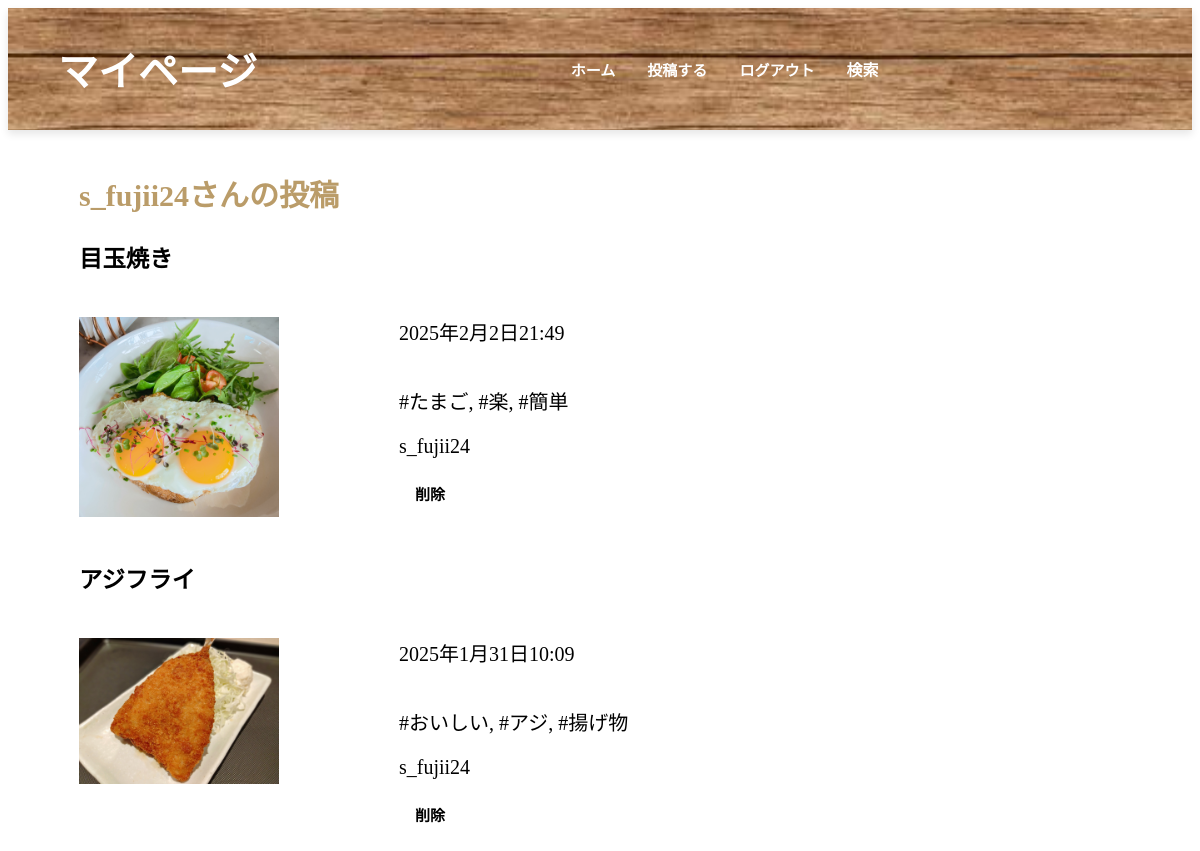
The app's page /mypage/ (signed in) with its own data.
### accounts/models.py (models this page shows)
class CustomUser(AbstractUser):
    pass

### cookapp/models.py (models this page shows, shortened)
class BlogPost(models.Model):
    user = models.ForeignKey(
    get_user_model(),
    on_delete=models.CASCADE,
    verbose_name='ユーザー',
    default=1
    )
    title = models.CharField(
        verbose_name='タイトル',
        max_length=200
    )
    material = models.TextField(
        verbose_name='材料'
    )
    content = models.TextField(
        verbose_name='作り方'
    )
    tags = TaggableManager(
        verbose_name='タグ',
        blank=True
        )
    posted_at = models.DateTimeField(
        verbose_name='投稿日時',
        auto_now_add=True
    )
    image1 = models.ImageField(
    verbose_name='写真',
    upload_to='photos',
    default='photos/default.jpg'
    )

### cookapp/views.py (the view)
# urls.py: path('mypage/', views.MyPageView.as_view(), name='mypage'),
class MyPageView(TemplateView):
    template_name = 'mypage.html'
    def get_context_data(self, **kwargs):
        context = super().get_context_data(**kwargs)
        user = self.request.user
        context['user_posts'] = BlogPost.objects.filter(user=user).order_by('-posted_at')
        return context

### cookapp/templates/mypage.html (shortened to what this page needs)
{% load static %}
<!DOCTYPE html>
<html lang="ja">
<head>
    <link rel="stylesheet" href="{% static 'css/styles.css' %}">
</head>
<body>
    <header>
        <div class="container">
            <h1>マイページ</h1>
            <nav>
                <a href="{% url 'cookapp:index' %}" class="btn btn-link nav-link">ホーム</a>
                <a href="{% url 'cookapp:post_create' %}" class="btn btn-link nav-link">投稿する</a>
                <form action="{% url 'accounts:logout' %}" method="post" class="d-inline">
                    <button type="submit" class="btn btn-link nav-link">ログアウト</button>
                </form>
                <a href="{% url 'cookapp:search' %}" class="text-white">検索</a>
            </nav>
        </div>
    </header>
    <main>
        <section>
            <div class="List_of_posts">
                <h2>{{ user.username }}さんの投稿</h2>
                <ul>
                    {% for post in user_posts %}
                    <div class="post-item">
                        <a href="{% url 'cookapp:blog_detail' post.pk %}">
                            <h3>{{ post.title }}</h3>
                        </a>
                        <div class="post-content">
                            <a href="{% url 'cookapp:blog_detail' post.pk %}" class="image-link">
                                <p><img src="{{ post.image1.url }}" class="imageee" alt="投稿画像"></p>
                            </a>
                            <div class="post-details">
                                <p>{{ post.posted_at }}</p>
                                <p>
                                    {% for tag in post.tags.all %}
                                        <span>#{{ tag.name }}</span>{% if not forloop.last %}, {% endif %}
                                    {% endfor %}
                                </p>
                                <a href="{% url 'cookapp:post_list' %}?user={{ post.user.id }}" class="user-link">{{ post.user.username }}</a>
                                <a href="{% url 'cookapp:post_delete' post.pk %}" class="btn btn-link nav-link delete-link">削除</a>
                            </div>
                        </div>
                    </div>
                    {% endfor %}
                </ul>
            </div>
        </section>
    </main>
</body>
</html>

### static/css/styles.css (style rules this page uses)
header { background-image: url("/static/images/image1.jpg"); background-size: cover; background-position: center; color: white; padding: 2rem 0; text-align: center; box-shadow: 0 4px 8px rgba(0, 0, 0, 0.1); }
header h1 { font-size: 2.5rem; margin: 0; text-align: left; margin-left: 50px; }
nav a { color: white; margin: 0 1rem; text-decoration: none; font-weight: bold; }
nav a.text-white { color: white; margin: 0 1rem; text-decoration: none; font-weight: bold; }
main { padding: 1rem; }
.List_of_posts { font-size: 20px; }
section { margin-left: 55px; }
section h3 { color: black; }
h2 { color: rgb(186, 156, 105); }
ul { list-style-type: none; padding: 0; }
a { text-decoration: none; }
a img { pointer-events: none; }
.image-link { display: inline-block; position: relative; }
.image-link img { display: block; pointer-events: auto; }
form { text-align: center; }
.imageee { width: 200px; height: auto; }
.btn-link { font-size: 15px; color: white; margin: 0 1rem; text-decoration: none; font-weight: bold; background: none; border: none; padding: 0; cursor: pointer; }
.post-content { display: flex; align-items: flex-start; }
.image-link { margin-right: 20px; }
.post-details { display: flex; flex-direction: column; margin-left: 100px; }
a.user-link { color: black; text-decoration: none; }
nav { display: flex; align-items: center; }
header .container { display: flex; justify-content: space-between; align-items: center; }
header nav { margin: 0 auto; }
.nav-link.delete-link { color: black; margin-top: 25px; }

### records on screen
CustomUser: username "s_fujii24"
BlogPost: title "目玉焼き", image1 (picture), posted_at "2025年2月2日21:49", user.username "s_fujii24"
Tag: name "たまご"
Tag: name "楽"
Tag: name "簡単"
BlogPost: title "アジフライ", image1 (picture), posted_at "2025年1月31日10:09", user.username "s_fujii24"
Tag: name "おいしい"
Tag: name "アジ"
Tag: name "揚げ物"
